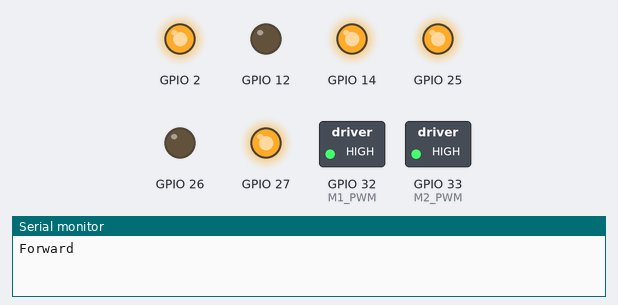
The sketch below on a simulated ESP32. On the bench: switched loads named in the sketch (green lamp = pin HIGH), output pins drawn as LEDs (lit = HIGH), the last lines printed to the serial monitor.

Above: at 0.1 s.
At 7.1 s:
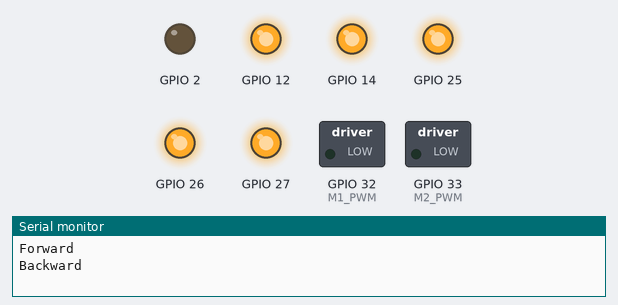
At 12.1 s:
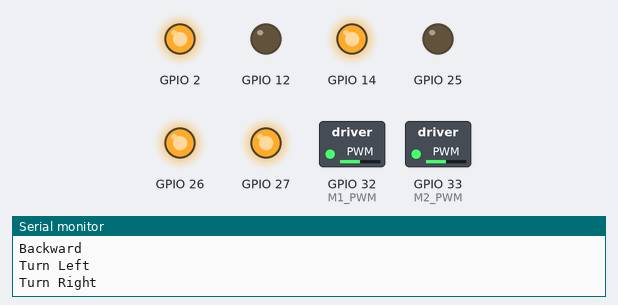
At 24.1 s:
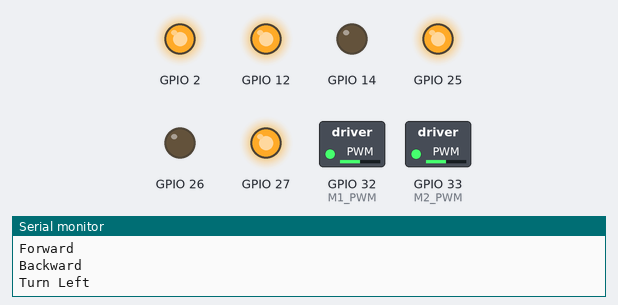
At 36.1 s:
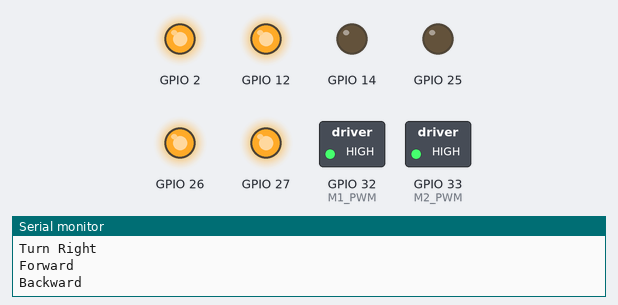
Timing chart, 0 to 40.0 s (numbered marks = the images above):
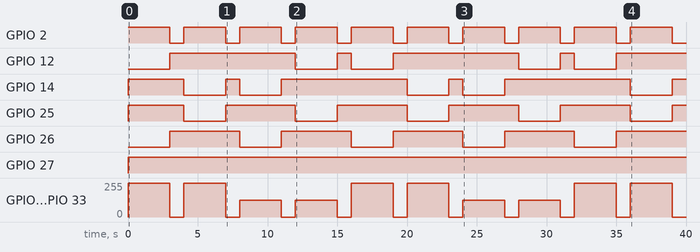

The sketch:

MotorDriver.ino
```cpp
#include "ESP32_TB6612.h"

int M1_AIN1 = 14;
int M1_AIN2 = 12;
//int M1_PWM = 34;
int M1_PWM = 32;
int M_STBY = 27;
int M2_BIN1 = 26;
int M2_BIN2 = 25;
//int M2_PWM = 35;
int M2_PWM = 33;


//const int freq = 1000;
//const int M1Ch = 0;
//const int M2Ch = 1;
//const int pwmResolution = 12; //Resolution 8, 10, 12, 15

Motor motor1 = Motor(1, M1_AIN1, M1_AIN2, M1_PWM, 1, M_STBY);
Motor motor2 = Motor(2, M2_BIN1, M2_BIN2, M2_PWM, -1, M_STBY);

void setup() {
	pinMode(M1_PWM, OUTPUT);
	pinMode(M2_PWM, OUTPUT);
	Serial.begin(115200);
	//ledcSetup(M1Ch, freq, pwmResolution);
	//ledcSetup(M2Ch, freq, pwmResolution);
	//ledcAttachPin(M1_PWM, M1Ch);
	//ledcAttachPin(M2_PWM, M2Ch);
	//pinMode(M1_AIN1, OUTPUT);
	//pinMode(M1_AIN2, OUTPUT);
	//pinMode(M_STBY, OUTPUT);
	//pinMode(M2_BIN1, OUTPUT);
	//pinMode(M2_BIN2, OUTPUT);
	pinMode(2, OUTPUT);
}

void loop() {

	digitalWrite(2, HIGH);
	Serial.println("Forward");
	forward(motor1, motor2, 255);
	delay(3000);
	digitalWrite(2, LOW);
	brake(motor1, motor2);
	delay(1000);

	Serial.println("Backward");
	digitalWrite(2, HIGH);
	back(motor1, motor2, 255);
	delay(3000);
	digitalWrite(2, LOW);
	brake(motor1, motor2);
	delay(1000);

	Serial.println("Turn Left");
	digitalWrite(2, HIGH);
	left(motor1, motor2, 255);
	delay(3000);
	digitalWrite(2, LOW);
	brake(motor1, motor2);
	delay(1000);

	Serial.println("Turn Right");
	digitalWrite(2, HIGH);
	right(motor1, motor2, 255);
	delay(3000);
	digitalWrite(2, LOW);
	brake(motor1, motor2);
	delay(1000);

}
```

ESP32_TB6612.cpp
```cpp
#include "ESP32_TB6612.h"
#include <Arduino.h>

Motor::Motor(int Channel, int In1pin, int In2pin, int PWMpin, int offset, int STBYpin)
{
	In1 = In1pin;
	In2 = In2pin;
	PWM = PWMpin;
	Standby = STBYpin;
	Offset = offset;
	MCh = Channel;
	pinMode(In1, OUTPUT);
	pinMode(In2, OUTPUT);
	pinMode(Standby, OUTPUT);


	ledcSetup(MCh, 5000, 8);
	ledcAttachPin(PWM, MCh);
}

void Motor::drive(int speed)
{
	digitalWrite(Standby, HIGH);
	speed = speed * Offset;
	if (speed >= 0) fwd(speed);
	else rev(-speed);
}
void Motor::drive(int speed, int duration)
{
	drive(speed);
	delay(duration);
}

void Motor::fwd(int speed)
{
	digitalWrite(In1, HIGH);
	digitalWrite(In2, LOW);
	ledcWrite(MCh, speed);

}

void Motor::rev(int speed)
{
	digitalWrite(In1, LOW);
	digitalWrite(In2, HIGH);
	ledcWrite(MCh, speed);
}

void Motor::brake()
{
	digitalWrite(In1, HIGH);
	digitalWrite(In2, HIGH);
	ledcWrite(MCh, 0);
}

void Motor::standby()
{
	digitalWrite(Standby, LOW);
}

void forward(Motor motor1, Motor motor2, int speed)
{
	motor1.drive(speed);
	motor2.drive(speed);
}
void forward(Motor motor1, Motor motor2)
{
	motor1.drive(DEFAULTSPEED);
	motor2.drive(DEFAULTSPEED);
}

void back(Motor motor1, Motor motor2, int speed)
{
	int temp = abs(speed);
	motor1.drive(-temp);
	motor2.drive(-temp);
}
void back(Motor motor1, Motor motor2)
{
	motor1.drive(-DEFAULTSPEED);
	motor2.drive(-DEFAULTSPEED);
}
void left(Motor left, Motor right, int speed)
{
	int temp = abs(speed) / 2;
	left.drive(-temp);
	right.drive(temp);

}


void right(Motor left, Motor right, int speed)
{
	int temp = abs(speed) / 2;
	left.drive(temp);
	right.drive(-temp);

}
void brake(Motor motor1, Motor motor2)
{
	motor1.brake();
	motor2.brake();
}
```

ESP32_TB6612.h
```cpp
#ifndef ESP32_TB6612_h
#define ESP32_TB6612_h

//used in some functions so you don't have to send a speed
#define DEFAULTSPEED 255

class Motor
{
public:
	// Constructor. Mainly sets up pins.
	Motor(int Channel, int In1pin, int In2pin, int PWMpin, int offset, int STBYpin);
	// Drive in direction given by sign, at speed given by magnitude of the
	//parameter.
	void drive(int speed);

	// drive(), but with a delay(duration)
	void drive(int speed, int duration);

	//currently not implemented
	//void stop();           // Stop motors, but allow them to coast to a halt.
	//void coast();          // Stop motors, but allow them to coast to a halt.

	//Stops motor by setting both input pins high
	void brake();

	//set the chip to standby mode.  The drive function takes it out of standby
	//(forward, back, left, and right all call drive)
	void standby();

private:
	//variables for the 2 inputs, PWM input, Offset value, and the Standby pin
	int In1, In2, PWM, Offset, Standby, MCh;

	//private functions that spin the motor CC and CCW
	void fwd(int speed);
	void rev(int speed);


};

//Takes 2 motors and goes forward, if it does not go forward adjust offset
//values until it does.  These will also take a negative number and go backwards
//There is also an optional speed input, if speed is not used, the function will
//use the DEFAULTSPEED constant.
void forward(Motor motor1, Motor motor2, int speed);
void forward(Motor motor1, Motor motor2);

//Similar to forward, will take 2 motors and go backwards.  This will take either
//a positive or negative number and will go backwards either way.  Once again the
//speed input is optional and will use DEFAULTSPEED if it is not defined.
void back(Motor motor1, Motor motor2, int speed);
void back(Motor motor1, Motor motor2);

//Left and right take 2 motors, and it is important the order they are sent.
//The left motor should be on the left side of the bot.  These functions
//also take a speed value
void left(Motor left, Motor right, int speed);
void right(Motor left, Motor right, int speed);

//This function takes 2 motors and and brakes them
void brake(Motor motor1, Motor motor2);
#endif
```

Measured:
- by itself, GPIO 2: alternates HIGH for 3.0 s and LOW for 1.0 s
- by itself, GPIO 12: LOW → HIGH at 3.0 s, → LOW 9.0 s later, → HIGH 3.0 s later, → LOW 1.0 s later, … (9 changes in this stretch)
- by itself, GPIO 14: repeats every 16.0 s: LOW 3.0 s, HIGH 1.0 s, LOW 3.0 s, HIGH 9.0 s
- by itself, GPIO 25: repeats every 8.0 s: LOW 3.0 s, HIGH 5.0 s
- by itself, GPIO 26: alternates HIGH for 5.0 s and LOW for 3.0 s
- by itself, GPIO 27: LOW → HIGH at 0.00 s
- by itself, GPIO 32 (M1_PWM), GPIO 33 (M2_PWM): repeats every 16.0 s: 0/255 1.0 s, 255/255 3.0 s, 2 × (0/255 1.0 s, 127/255 3.0 s), 0/255 1.0 s, 255/255 3.0 s
